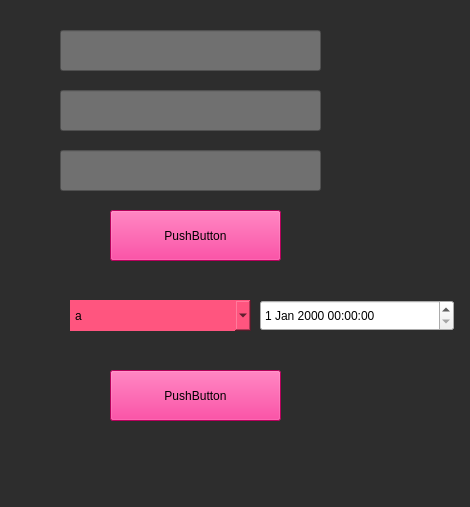
<?xml version="1.0" encoding="UTF-8"?>
<ui version="4.0">
 <class>Form</class>
 <widget class="QWidget" name="Form">
  <property name="windowModality">
   <enum>Qt::NonModal</enum>
  </property>
  <property name="geometry">
   <rect>
    <x>0</x>
    <y>0</y>
    <width>470</width>
    <height>507</height>
   </rect>
  </property>
  <property name="windowTitle">
   <string>Form</string>
  </property>
  <property name="autoFillBackground">
   <bool>false</bool>
  </property>
  <property name="styleSheet">
   <string notr="true">#Form
{
background-color:rgb(45, 45, 45)
}
#comboBox
{
	background-color: rgb(255, 85, 127);
	font: 14pt &quot;Rockwell&quot;;
	border : 2px
}
#dateTimeEdit
{
	font: 14pt &quot;MS Shell Dlg 2&quot;;
	height : 30px
}</string>
  </property>
  <widget class="QPushButton" name="pushButton">
   <property name="geometry">
    <rect>
     <x>110</x>
     <y>210</y>
     <width>171</width>
     <height>51</height>
    </rect>
   </property>
   <property name="styleSheet">
    <string notr="true">background-color : rgb(255, 0, 127);
font: 20pt &quot;Segoe UI&quot;;</string>
   </property>
   <property name="text">
    <string>PushButton</string>
   </property>
  </widget>
  <widget class="QLineEdit" name="lineEdit">
   <property name="geometry">
    <rect>
     <x>60</x>
     <y>30</y>
     <width>261</width>
     <height>41</height>
    </rect>
   </property>
   <property name="styleSheet">
    <string notr="true">font: 20pt &quot;MS Gothic&quot;;
background-color:rgb(112, 112, 112)</string>
   </property>
   <property name="clearButtonEnabled">
    <bool>true</bool>
   </property>
  </widget>
  <widget class="QLineEdit" name="lineEdit_2">
   <property name="geometry">
    <rect>
     <x>60</x>
     <y>90</y>
     <width>261</width>
     <height>41</height>
    </rect>
   </property>
   <property name="styleSheet">
    <string notr="true">font: 20pt &quot;MS Gothic&quot;;
background-color:rgb(112, 112, 112)</string>
   </property>
   <property name="clearButtonEnabled">
    <bool>true</bool>
   </property>
  </widget>
  <widget class="QLineEdit" name="lineEdit_3">
   <property name="geometry">
    <rect>
     <x>60</x>
     <y>150</y>
     <width>261</width>
     <height>41</height>
    </rect>
   </property>
   <property name="styleSheet">
    <string notr="true">font: 20pt &quot;MS Gothic&quot;;
background-color:rgb(112, 112, 112)</string>
   </property>
   <property name="clearButtonEnabled">
    <bool>true</bool>
   </property>
  </widget>
  <widget class="QComboBox" name="comboBox">
   <property name="geometry">
    <rect>
     <x>70</x>
     <y>300</y>
     <width>181</width>
     <height>31</height>
    </rect>
   </property>
   <property name="styleSheet">
    <string notr="true"/>
   </property>
   <item>
    <property name="text">
     <string>a</string>
    </property>
   </item>
   <item>
    <property name="text">
     <string>b</string>
    </property>
   </item>
  </widget>
  <widget class="QPushButton" name="pushButton_2">
   <property name="geometry">
    <rect>
     <x>110</x>
     <y>370</y>
     <width>171</width>
     <height>51</height>
    </rect>
   </property>
   <property name="styleSheet">
    <string notr="true">background-color : rgb(255, 0, 127);
font: 20pt &quot;Segoe UI&quot;;</string>
   </property>
   <property name="text">
    <string>PushButton</string>
   </property>
  </widget>
  <widget class="QDateTimeEdit" name="dateTimeEdit">
   <property name="geometry">
    <rect>
     <x>260</x>
     <y>300</y>
     <width>194</width>
     <height>31</height>
    </rect>
   </property>
  </widget>
 </widget>
 <resources/>
 <connections/>
</ui>
